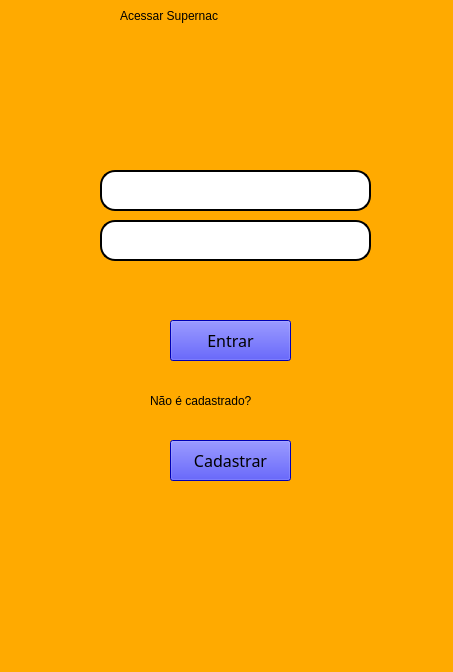
<?xml version="1.0" encoding="UTF-8"?>
<ui version="4.0">
 <class>MainWindow</class>
 <widget class="QMainWindow" name="MainWindow">
  <property name="geometry">
   <rect>
    <x>0</x>
    <y>0</y>
    <width>453</width>
    <height>672</height>
   </rect>
  </property>
  <property name="windowTitle">
   <string>MainWindow</string>
  </property>
  <property name="styleSheet">
   <string notr="true">background-color: rgb(255, 170, 0);</string>
  </property>
  <widget class="QWidget" name="centralwidget">
   <widget class="QPushButton" name="pushButton">
    <property name="geometry">
     <rect>
      <x>170</x>
      <y>320</y>
      <width>121</width>
      <height>41</height>
     </rect>
    </property>
    <property name="font">
     <font>
      <family>Arial Black</family>
      <pointsize>12</pointsize>
      <weight>10</weight>
      <italic>false</italic>
      <bold>false</bold>
     </font>
    </property>
    <property name="styleSheet">
     <string notr="true">background-color: rgb(0, 0, 255);
font: 87 12pt &quot;Arial Black&quot;;</string>
    </property>
    <property name="text">
     <string>Entrar</string>
    </property>
   </widget>
   <widget class="QLineEdit" name="lineEdit">
    <property name="geometry">
     <rect>
      <x>100</x>
      <y>170</y>
      <width>271</width>
      <height>41</height>
     </rect>
    </property>
    <property name="styleSheet">
     <string notr="true">background-color: rgb(255, 255, 255);
border-radius:15px;
border-width:2px;
border-style:outset;</string>
    </property>
   </widget>
   <widget class="QLineEdit" name="lineEdit_2">
    <property name="geometry">
     <rect>
      <x>100</x>
      <y>220</y>
      <width>271</width>
      <height>41</height>
     </rect>
    </property>
    <property name="styleSheet">
     <string notr="true">background-color: rgb(255, 255, 255);
border-radius:15px;
border-width:2px;
border-style:outset;</string>
    </property>
   </widget>
   <widget class="QLabel" name="label">
    <property name="geometry">
     <rect>
      <x>150</x>
      <y>390</y>
      <width>171</width>
      <height>21</height>
     </rect>
    </property>
    <property name="styleSheet">
     <string notr="true">font: 75 14pt &quot;MS Shell Dlg 2&quot;;</string>
    </property>
    <property name="text">
     <string>Não é cadastrado?</string>
    </property>
   </widget>
   <widget class="QLabel" name="label_2">
    <property name="geometry">
     <rect>
      <x>50</x>
      <y>170</y>
      <width>51</width>
      <height>41</height>
     </rect>
    </property>
    <property name="text">
     <string/>
    </property>
    <property name="pixmap">
     <pixmap>Icone_login.png</pixmap>
    </property>
   </widget>
   <widget class="QLabel" name="label_3">
    <property name="geometry">
     <rect>
      <x>50</x>
      <y>220</y>
      <width>51</width>
      <height>51</height>
     </rect>
    </property>
    <property name="text">
     <string/>
    </property>
    <property name="pixmap">
     <pixmap>icone_cadeado.png</pixmap>
    </property>
   </widget>
   <widget class="QLabel" name="label_4">
    <property name="geometry">
     <rect>
      <x>110</x>
      <y>280</y>
      <width>261</width>
      <height>31</height>
     </rect>
    </property>
    <property name="styleSheet">
     <string notr="true">color: rgb(0, 85, 0);
font: 87 12pt &quot;Arial Black&quot;;</string>
    </property>
    <property name="text">
     <string/>
    </property>
   </widget>
   <widget class="QPushButton" name="pushButton_21">
    <property name="geometry">
     <rect>
      <x>170</x>
      <y>440</y>
      <width>121</width>
      <height>41</height>
     </rect>
    </property>
    <property name="font">
     <font>
      <family>Arial Black</family>
      <pointsize>12</pointsize>
      <weight>10</weight>
      <italic>false</italic>
      <bold>false</bold>
     </font>
    </property>
    <property name="styleSheet">
     <string notr="true">background-color: rgb(0, 0, 255);
font: 87 12pt &quot;Arial Black&quot;;</string>
    </property>
    <property name="text">
     <string>Cadastrar</string>
    </property>
   </widget>
   <widget class="QLabel" name="label_5">
    <property name="geometry">
     <rect>
      <x>120</x>
      <y>-10</y>
      <width>281</width>
      <height>51</height>
     </rect>
    </property>
    <property name="styleSheet">
     <string notr="true">font: 87 18pt &quot;Arial Black&quot;;</string>
    </property>
    <property name="text">
     <string>Acessar Supernac</string>
    </property>
   </widget>
   <widget class="QLabel" name="label_6">
    <property name="geometry">
     <rect>
      <x>130</x>
      <y>40</y>
      <width>211</width>
      <height>121</height>
     </rect>
    </property>
    <property name="styleSheet">
     <string notr="true">font: 87 18pt &quot;Arial Black&quot;;</string>
    </property>
    <property name="text">
     <string/>
    </property>
    <property name="pixmap">
     <pixmap>../PROJETO INTEGRADOR/Logo_projeto1.jpeg</pixmap>
    </property>
    <property name="scaledContents">
     <bool>true</bool>
    </property>
   </widget>
   <zorder>label_3</zorder>
   <zorder>label_2</zorder>
   <zorder>pushButton</zorder>
   <zorder>lineEdit</zorder>
   <zorder>lineEdit_2</zorder>
   <zorder>label</zorder>
   <zorder>label_4</zorder>
   <zorder>pushButton_21</zorder>
   <zorder>label_5</zorder>
   <zorder>label_6</zorder>
  </widget>
  <widget class="QMenuBar" name="menubar">
   <property name="geometry">
    <rect>
     <x>0</x>
     <y>0</y>
     <width>453</width>
     <height>21</height>
    </rect>
   </property>
  </widget>
  <widget class="QStatusBar" name="statusbar"/>
 </widget>
 <resources/>
 <connections/>
</ui>
